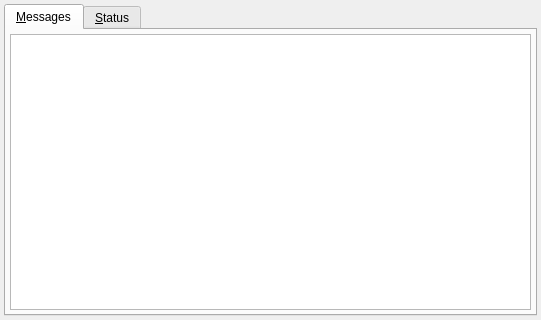
<?xml version="1.0" encoding="UTF-8"?>
<ui version="4.0">
 <author>rncbc aka Rui Nuno Capela</author>
 <comment>JACK Audio Connection Kit - Qt GUI Interface.

   Copyright (C) 2003-2013, rncbc aka Rui Nuno Capela. All rights reserved.

   This program is free software; you can redistribute it and/or
   modify it under the terms of the GNU General Public License
   as published by the Free Software Foundation; either version 2
   of the License, or (at your option) any later version.

   This program is distributed in the hope that it will be useful,
   but WITHOUT ANY WARRANTY; without even the implied warranty of
   MERCHANTABILITY or FITNESS FOR A PARTICULAR PURPOSE.  See the
   GNU General Public License for more details.

   You should have received a copy of the GNU General Public License along
   with this program; if not, write to the Free Software Foundation, Inc.,
   51 Franklin Street, Fifth Floor, Boston, MA 02110-1301 USA.

</comment>
 <class>MessagesStatusWidget</class>
 <widget class="QWidget" name="MessagesStatusWidget">
  <property name="geometry">
   <rect>
    <x>0</x>
    <y>0</y>
    <width>541</width>
    <height>320</height>
   </rect>
  </property>
  <property name="sizePolicy">
   <sizepolicy hsizetype="Minimum" vsizetype="Minimum">
    <horstretch>0</horstretch>
    <verstretch>0</verstretch>
   </sizepolicy>
  </property>
  <property name="windowTitle">
   <string>Messages / Status - JACK Audio Connection Kit</string>
  </property>
  <property name="windowIcon">
   <iconset resource="qjackctl.qrc">
    <normaloff>:/images/messagesstatus1.png</normaloff>:/images/messagesstatus1.png</iconset>
  </property>
  <layout class="QVBoxLayout">
   <item>
    <widget class="QTabWidget" name="MessagesStatusTabWidget">
     <property name="currentIndex">
      <number>0</number>
     </property>
     <widget class="QWidget" name="MessagesTab">
      <attribute name="icon">
       <iconset resource="qjackctl.qrc">
        <normaloff>:/images/messages1.png</normaloff>:/images/messages1.png</iconset>
      </attribute>
      <attribute name="title">
       <string>&amp;Messages</string>
      </attribute>
      <attribute name="toolTip">
       <string>Messages log</string>
      </attribute>
      <layout class="QGridLayout">
       <item row="0" column="0">
        <widget class="QTextEdit" name="MessagesTextView">
         <property name="minimumSize">
          <size>
           <width>320</width>
           <height>80</height>
          </size>
         </property>
         <property name="toolTip">
          <string>Messages output log</string>
         </property>
         <property name="undoRedoEnabled">
          <bool>false</bool>
         </property>
         <property name="lineWrapMode">
          <enum>QTextEdit::NoWrap</enum>
         </property>
         <property name="readOnly">
          <bool>true</bool>
         </property>
        </widget>
       </item>
      </layout>
     </widget>
     <widget class="QWidget" name="StatusTab">
      <attribute name="icon">
       <iconset resource="qjackctl.qrc">
        <normaloff>:/images/status1.png</normaloff>:/images/status1.png</iconset>
      </attribute>
      <attribute name="title">
       <string>&amp;Status</string>
      </attribute>
      <attribute name="toolTip">
       <string>Status information</string>
      </attribute>
      <layout class="QGridLayout">
       <item row="0" column="0" colspan="3">
        <widget class="QTreeWidget" name="StatsListView">
         <property name="sizePolicy">
          <sizepolicy hsizetype="Expanding" vsizetype="Expanding">
           <horstretch>0</horstretch>
           <verstretch>0</verstretch>
          </sizepolicy>
         </property>
         <property name="minimumSize">
          <size>
           <width>240</width>
           <height>0</height>
          </size>
         </property>
         <property name="toolTip">
          <string>Statistics since last server startup</string>
         </property>
         <property name="alternatingRowColors">
          <bool>true</bool>
         </property>
         <property name="selectionMode">
          <enum>QAbstractItemView::NoSelection</enum>
         </property>
         <property name="rootIsDecorated">
          <bool>true</bool>
         </property>
         <property name="uniformRowHeights">
          <bool>true</bool>
         </property>
         <property name="sortingEnabled">
          <bool>false</bool>
         </property>
         <property name="allColumnsShowFocus">
          <bool>true</bool>
         </property>
         <column>
          <property name="text">
           <string>Description</string>
          </property>
         </column>
         <column>
          <property name="text">
           <string>Value</string>
          </property>
         </column>
        </widget>
       </item>
       <item row="1" column="0">
        <widget class="QPushButton" name="ResetPushButton">
         <property name="toolTip">
          <string>Reset XRUN statistic values</string>
         </property>
         <property name="text">
          <string>Re&amp;set</string>
         </property>
         <property name="icon">
          <iconset resource="qjackctl.qrc">
           <normaloff>:/images/reset1.png</normaloff>:/images/reset1.png</iconset>
         </property>
         <property name="shortcut">
          <string>Alt+S</string>
         </property>
        </widget>
       </item>
       <item row="1" column="1">
        <spacer>
         <property name="orientation">
          <enum>Qt::Horizontal</enum>
         </property>
         <property name="sizeType">
          <enum>QSizePolicy::Expanding</enum>
         </property>
         <property name="sizeHint" stdset="0">
          <size>
           <width>313</width>
           <height>16</height>
          </size>
         </property>
        </spacer>
       </item>
       <item row="1" column="2">
        <widget class="QPushButton" name="RefreshPushButton">
         <property name="toolTip">
          <string>Refresh XRUN statistic values</string>
         </property>
         <property name="text">
          <string>&amp;Refresh</string>
         </property>
         <property name="icon">
          <iconset resource="qjackctl.qrc">
           <normaloff>:/images/refresh1.png</normaloff>:/images/refresh1.png</iconset>
         </property>
         <property name="shortcut">
          <string>Alt+R</string>
         </property>
        </widget>
       </item>
      </layout>
     </widget>
    </widget>
   </item>
  </layout>
 </widget>
 <layoutdefault spacing="4" margin="4"/>
 <tabstops>
  <tabstop>MessagesTextView</tabstop>
  <tabstop>StatsListView</tabstop>
  <tabstop>ResetPushButton</tabstop>
  <tabstop>RefreshPushButton</tabstop>
 </tabstops>
 <resources>
  <include location="qjackctl.qrc"/>
 </resources>
 <connections/>
</ui>
